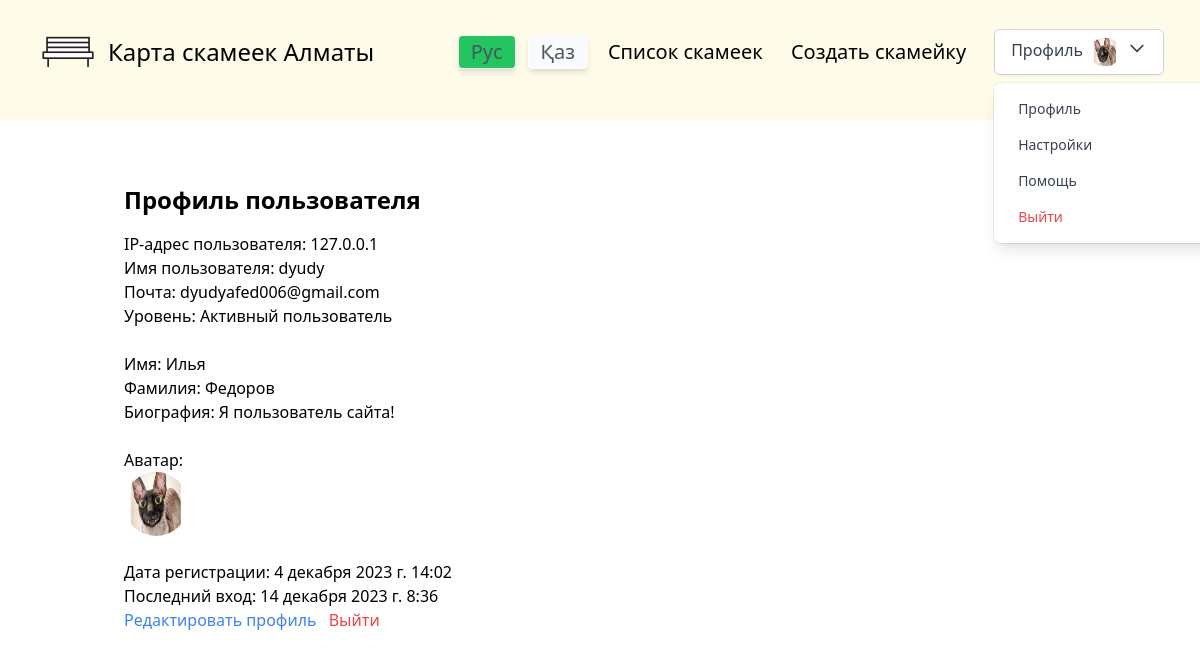
Page /profile/ (signed in) on the committed database.
### userSystem/models.py (models this page shows, shortened)
class Profile(models.Model):
    LEVEL_CHOICES = [
        (0, 'Пользователь'),
        (1, 'Активный пользователь'),
        (2, 'Эксперт'),
        (3, 'Лидер'),
        (4, 'Администрация⭐'),
    ]
    user = models.OneToOneField(CustomUser, on_delete=models.CASCADE)
    name = models.CharField(max_length=50, blank=True, default='')
    surname = models.CharField(max_length=50, blank=True, default='')
    bio = models.TextField(blank=True)
    avatar = models.ImageField(default='default.png', upload_to='user_avatars/', blank=True, null=True)
    level = models.IntegerField(default=0, choices=LEVEL_CHOICES)
    def get_avatar_url(self):
        if self.avatar:
            return self.avatar.url
        return '/media/default.png'

class CustomUser(AbstractUser):
    email = models.EmailField(unique=True)
    USERNAME_FIELD = 'username'  # или любое другое поле, которое вы хотите использовать для входа
    pass

### userSystem/views.py (the view)
# urls.py: path('profile/', user_views.view_profile, name='view_profile'),
@login_required
def view_profile(request):
    user_ip = request.META.get('REMOTE_ADDR', None)
    try:
        profile = Profile.objects.get(user=request.user)
    except Profile.DoesNotExist:
        profile = Profile(user=request.user)
        profile.save()
    return render(request, 'userSystem/view_profile.html', {'profile': profile, 'user_ip': user_ip})

### userSystem/templates/userSystem/view_profile.html (shortened to what this page needs)
{% extends "mySite/base.html" %}
{% block content %}
<div class="container mx-auto p-4 pt-12">
    <h1 class="text-2xl font-bold mb-4">Профиль пользователя</h1>
    {% if user == request.user or profile.visibility == 'public' %}
        <p>IP-адрес пользователя: {{ user_ip }}</p>
        <p>Имя пользователя: {{ user.username }}</p>
        <p>Почта: {{ user.email }}</p>
        <p>Уровень: {{ profile.get_level_display }}</p>
        <br>
        <p>Имя: {{ profile.name }}</p>
        <p>Фамилия: {{ profile.surname }}</p>
        <p>Биография: {{ profile.bio }}</p>
        <br>
        <p>Аватар:</strong></p>
        <img class="w-16 h-16 rounded-full" src="{{ profile.get_avatar_url }}" alt="Аватар пользователя">
        <br>
        <p>Дата регистрации: {{ user.date_joined }}</p>
        <p>Последний вход: {{ user.last_login }}</p>
    {% else %}
        <p>Этот профиль приватный, и доступ к нему ограничен.</p>
    {% endif %}
    {% if user == request.user %}
        <a href="{% url 'edit_profile' %}" class="text-blue-500 hover:underline">Редактировать профиль</a>
        <a href="{% url 'logout' %}" class="text-red-500 hover:underline ml-2">Выйти</a>
    {% endif %}
</div>
{% endblock %}

### mySite/templates/mySite/header.html (shortened to what this page needs)
{% load static %}
{% load static tailwind_tags %}
{% load i18n %}
<header class="leading-normal tracking-normal z-999 bg">
    <nav class="bg-yellow-50 flex items-center justify-between flex-wrap bg-grey-darkest p-9 fixed w-full z-10 pin-t -mt-28">
        <div class="flex items-center flex-no-shrink text-white mr-6">
            <a class="text-black no-underline hover:text-green-500 hover:no-underline flex items-center flex-no-shrink" href="{% url 'mySite:index' %}">
            <img class="h-16" src="{% static 'img/benchIcon.png' %}" alt="Bench Icon"/>
              <span class="text-2xl pl-2">{% trans 'Карта скамеек Алматы' %}</span>
            </a>
          </div>
        <div class="w-full flex-grow lg:flex lg:items-center lg:w-auto hidden lg:block pt-6 lg:pt-0 " id="nav-content">
            <ul class="list-reset lg:flex justify-end flex-1 items-center text-xl">
                <a href="{% url 'set_language' %}"
                    class="mr-3 focus:outline-none text-gray-600 border border-white bg-gray-50 cursor-pointer px-3 py-2.5 font-normal leading-3 shadow-md rounded active:bg-green-500 {% if LANGUAGE_CODE == 'ru' %}bg-green-500{% endif %}"
                    onclick="event.preventDefault(); document.getElementById('language-form').language.value = 'ru'; document.getElementById('language-form').submit();">
                    Рус
                </a>
                <a href="{% url 'set_language' %}"
                    class="mr-5 focus:outline-none text-gray-600 border border-white bg-gray-50 cursor-pointer px-3 py-2.5 font-normal leading-3 shadow-md rounded active:bg-green-500 {% if LANGUAGE_CODE == 'kk' %}bg-green-500{% endif %}"
                    onclick="event.preventDefault(); document.getElementById('language-form').language.value = 'kk'; document.getElementById('language-form').submit();">
                    Қаз
                </a>
                <li class="mr-3">
                    <a class="hover:text-green-500" href="{% url 'benches:bench_list' %}">{% trans 'Список скамеек' %}</a>
                </li>
                <li class="mr-3">
                  {% if user.is_authenticated %}
                    <a href="{% url 'benches:create_bench' %}" class="inline-block text-grey-dark no-underline hover:text-green-500 hover:text-underline py-2 lg:px-4">{% trans 'Создать скамейку' %}</a>
                  {% endif %}
                </li>
            </ul>
        </div>
                <div class="">
                    <div x-data="{ open: false }" class="relative inline-block text-left">
                      <button @click="open = !open" class="inline-flex justify-center w-full px-4 py-2 font-medium text-gray-700 bg-white border border-gray-300 rounded-md shadow-sm focus:outline-none focus:ring-2 focus:ring-offset-gray-100 focus:ring-blue-500">
                        {% trans 'Профиль' %}
                        {% if user.is_authenticated %}
                          <img class="h-7 w-7 ml-2 rounded-xl" src="{{ profile.get_avatar_url }}" alt="avatar">
                        {% endif %}
                        <svg class="h-5 w-5 ml-2" fill="none" stroke="currentColor" viewBox="0 0 24 24" xmlns="http://www.w3.org/2000/svg">
                          <path stroke-linecap="round" stroke-linejoin="round" stroke-width="2" d="M19 9l-7 7-7-7"></path>
                        </svg>
                      </button>
                      <div x-show="open" @click.away="open = false" class="origin-top-left absolute left-0 mt-2 w-56 rounded-md shadow-lg bg-white ring-1 ring-black ring-opacity-5 px-2 py-2">
                        {% if user.is_authenticated %}
                            <a href="{% url 'view_profile' %}" class="block px-4 py-2 text-sm text-gray-700 hover:bg-gray-100 rounded-md">{% trans 'Профиль' %}</a>
                            <a href="{% url 'edit_profile' %}" class="block px-4 py-2 text-sm text-gray-700 hover:bg-gray-100 rounded-md">{% trans 'Настройки' %}</a>
                            <a href="#" class="block px-4 py-2 text-sm text-gray-700 hover:bg-gray-100 rounded-md">{% trans 'Помощь' %}</a>
                            <a href="{% url 'logout' %}" class="block px-4 py-2 text-sm text-red-500 hover:bg-red-100 rounded-md">{% trans 'Выйти' %}</a>
                        {% else %}
                            <a href="{% url 'login' %}" class="block px-4 py-2 text-sm text-gray-700 hover:bg-gray-100 rounded-md">{% trans 'Войти' %}</a>
                            <a href="{% url 'register' %}" class="block px-4 py-2 text-sm text-gray-700 hover:bg-gray-100 rounded-md">{% trans 'Зарегистрироваться' %}</a>
                        {% endif %}
                      </div>
                    </div>
                </div>
    </nav>
</header>

### rows in the picture
Profile: get_avatar_url (picture), level "Активный пользователь", name "Илья", surname "Федоров", bio "Я пользователь сайта!"
CustomUser: username "dyudy", email "dyudyafed006@gmail.com", date_joined "4 декабря 2023 г. 14:02", last_login "14 декабря 2023 г. 8:36"

### other values in the picture
{{ user_ip }} "127.0.0.1"
